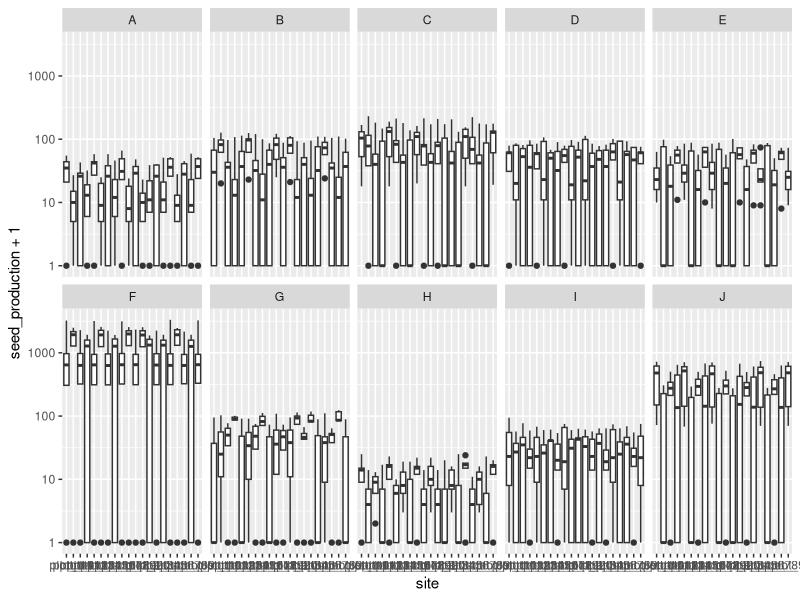
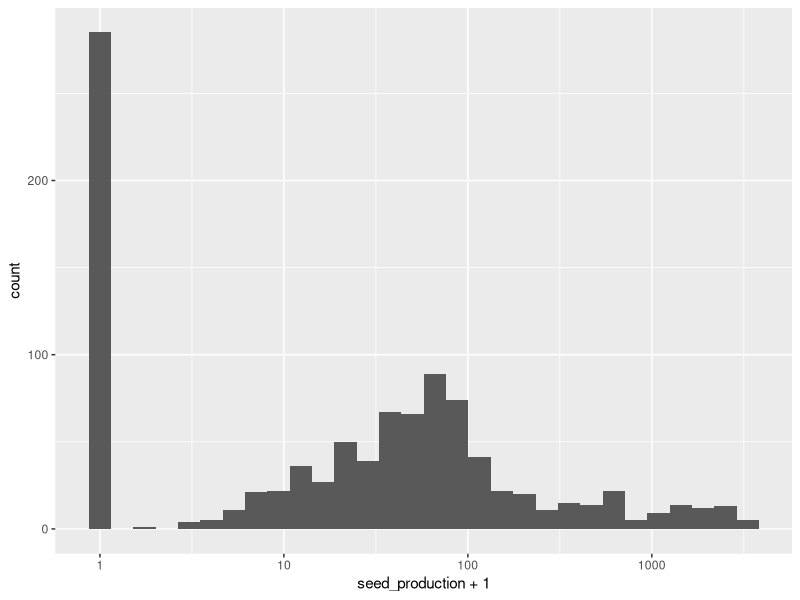
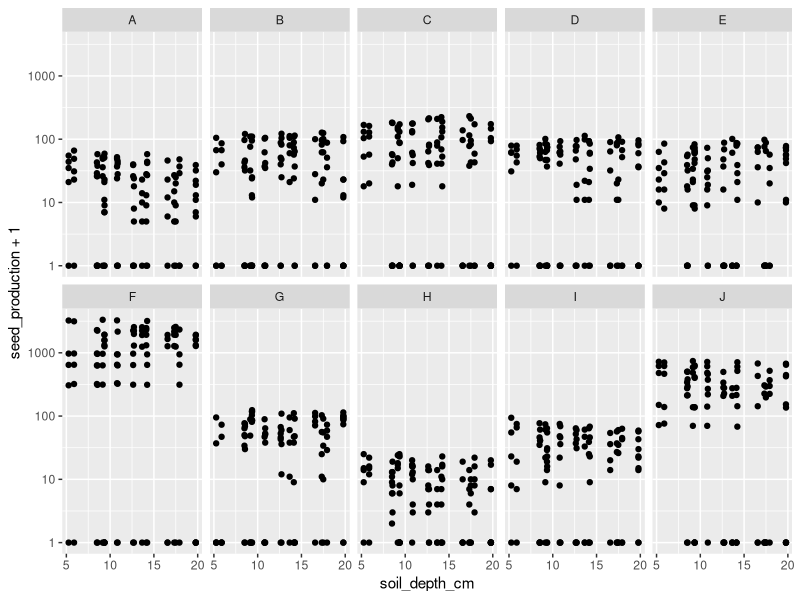

The R script that drew these images, in order:
## ---- chunk 1
library(tidyverse)
library(lme4)
## ---- chunk 2
set.seed(1)
n_species <- 10
n_reps <- 5
n_sites <- 20
sp_codes <- LETTERS[1:n_species]
# Seed viabiliities drawn from a uniform distribution
seed_viabilities <- runif(min = 0.2, max = 0.95, n_species)
# Mean seed production of species drawn from a lognormal, plus uniform noise
mean_seedprod <- floor(rlnorm(10, 2, 4)+runif(min = 10, max = 100, 10))
# To Do:
# Make a matrix of Species By Site preference (pre-determined for this dummy analysis)
# Then, use that to scale the seed output drawn from the distribution below: 

site_preference <- matrix(NA, nrow = n_sites, ncol = n_species)
for(current_species in 1:ncol(site_preference)) {
  preference_vector <- c(sample(seq(from = 0.1, to = 1, by = 0.1)),
                         sample(seq(from = 0, to = 0.9, by = 0.1)))
  preference_vector[sample(1:n_sites, size = 5)] = 0
  if(max(preference_vector) != 1) {preference_vector[sample(1:20, size = 1)] = 1}
  site_preference[,current_species] <- preference_vector
}

seed_prod <- data.frame(site = paste0("plot_",(rep(1:n_sites, each = n_reps))),
                        replicate = rep(1:n_reps, n_sites))

for(ii in 1:n_species){
  nsp <-rpois(n = n_reps*n_sites, lambda = mean_seedprod[ii])
  nsp <- as.numeric(floor(nsp*site_preference[,ii]))
  seed_prod <- cbind(seed_prod, nsp)
  colnames(seed_prod)[ii+2] <- LETTERS[ii]
}

seed_prod_long <- tidyr::gather(seed_prod, species, seed_production, A:J) %>% tbl_df %>% 
  mutate(site = as.factor(site), replicate = as.factor(replicate))

## ---- chunk 3
gg_raw_seed <- ggplot(seed_prod_long) + geom_boxplot(aes(site,seed_production+1)) + 
  facet_wrap(~species, ncol = 5) + scale_y_log10()
gg_raw_seed + theme_gray()

gg_rawseed_hist <- ggplot(seed_prod_long) + geom_histogram(aes(seed_production+1))
gg_rawseed_hist + scale_x_log10() # Note logged X-axis
## ---- chunk 4
site_data <- data.frame(site = paste0("plot_",(1:n_sites)),
                        soil_depth_cm = round(runif(min = 5, max = 20, n = n_sites),digits = 2),
                        mg_ppm = abs(rnorm(n = n_sites, mean = 10, sd = 2)))
## ---- chunk 5
# Merge the data frame so that the environmental variables are added on.
merged_df <- left_join(seed_prod_long, site_data)
gg_seed_v_sdep <- ggplot(merged_df) + geom_point(aes(x = soil_depth_cm, y = seed_production+1)) + 
  facet_wrap(~ species, ncol = 5) + scale_y_log10()
gg_seed_v_sdep

# Model seed production with species as the random effect
lmer(data = merged_df, formula = seed_production~1|species)

# Model seed production as a function of soil depth, with species as the random effect
lmer(data = merged_df, formula = seed_production~soil_depth_cm + (soil_depth_cm|species))
## ---- chunk 6
glmer(data = merged_df, formula = seed_production~1|species, family = poisson(link = log))

glmer(data = merged_df, formula = seed_production~soil_depth_cm + (soil_depth_cm|species), family = poisson(link = log))
